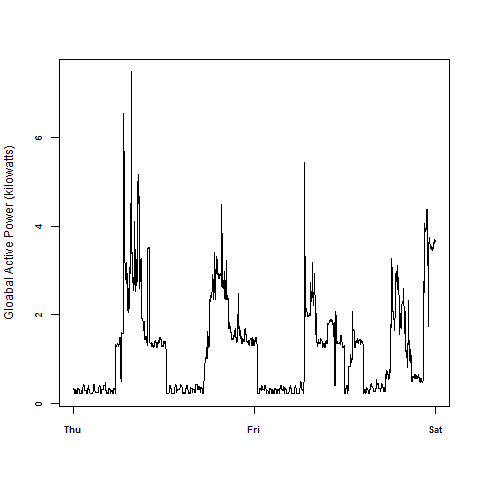

Write R code to recreate this figure.
#download and subset required data
proj1 <- read.csv("C:/aandrew/coursera/coursera/expore/proj1.csv")
proj1 <-subset(proj1, proj1$Date == "1/02/2007" | proj1$Date == "2/02/2007")

#create date variable
proj1$Date<-as.Date(proj1$Date, "%d/%m/%Y")
x.x <- paste(proj1$Date, proj1$Time)
proj1$Datestr<-strptime(x.x, "%Y-%m-%d %H:%M:%S")

#create plot and save to file
png(filename = "plot2.png", width=480, height=480)
plot(proj1$Datestr, proj1$Global_ac, 
     type="l",
     ylab="Gloabal Active Power (kilowatts)",
     xlab="",
     cex.axis=0.75,
     font.axis=2,
)
dev.off()
